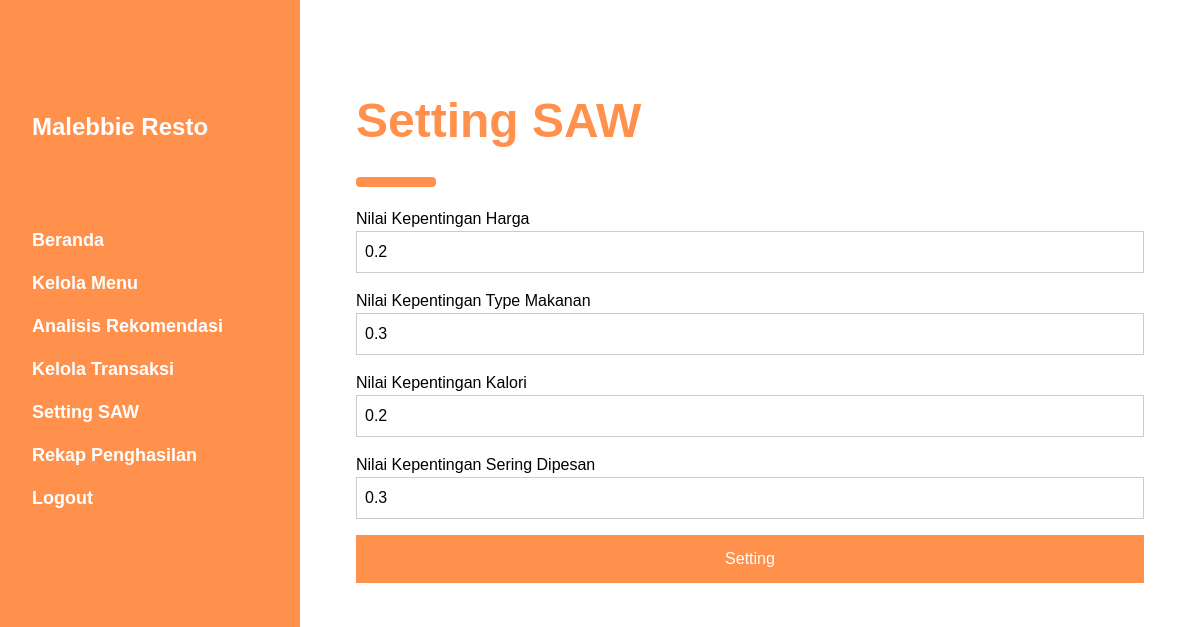
The app's page /admin/view_setting_saw.php (signed in) with its own data.
### tables this page shows
CREATE TABLE IF NOT EXISTS `table_setting_saw` (
  `id` int(11) NOT NULL AUTO_INCREMENT,
  `kepentingan` varchar(50) DEFAULT NULL,
  `nilai_kepentingan` double DEFAULT NULL,
  PRIMARY KEY (`id`)
);

### admin/view_setting_saw.php (the view, shortened to what this page needs)
<?php
  include('template/atas.php');
?>
<?php
  $r1 = mysqli_query($mysqli, "SELECT * FROM table_setting_saw where id = 1");
  $r2 = mysqli_query($mysqli, "SELECT * FROM table_setting_saw where id = 2");
  $r3 = mysqli_query($mysqli, "SELECT * FROM table_setting_saw where id = 3");
  $r4 = mysqli_query($mysqli, "SELECT * FROM table_setting_saw where id = 4");
  $d1 = mysqli_fetch_array($r1);
  $d2 = mysqli_fetch_array($r2);
  $d3 = mysqli_fetch_array($r3);
  $d4 = mysqli_fetch_array($r4);
?>
  <div class="w3-container" id="login" style="margin-top:75px">
    <h1 class="w3-xxxlarge judul-content"><b>Setting SAW</b></h1>
    <hr class="w3-round garis-judul-content">
    <form action="" method="post">
      <div class="w3-section">
        <label>Nilai Kepentingan Harga</label>
        <input class="w3-input w3-border" type="input" name="kepentingan_1" value="<?php echo $d1['nilai_kepentingan']; ?>">
      </div>
      <div class="w3-section">
        <label>Nilai Kepentingan Type Makanan</label>
        <input class="w3-input w3-border" type="input" name="kepentingan_2" value="<?php echo $d2['nilai_kepentingan']; ?>">
      </div>
      <div class="w3-section">
        <label>Nilai Kepentingan Kalori</label>
        <input class="w3-input w3-border" type="input" name="kepentingan_3" value="<?php echo $d3['nilai_kepentingan']; ?>">
      </div>
      <div class="w3-section">
        <label>Nilai Kepentingan Sering Dipesan</label>
        <input class="w3-input w3-border" type="input" name="kepentingan_4" value="<?php echo $d4['nilai_kepentingan']; ?>">
      </div>
      <button type="submit" class="w3-button w3-block w3-padding-large w3-red w3-margin-bottom" name="Update">Setting</button>
    </form>
  </div>
</div>
<br><br><br><br>
<?php
include('template/bawah.php');
?>

### admin/assets/w3.css (style rules this page uses)
*,*:before,*:after { box-sizing:inherit }
html { -ms-text-size-adjust:100%;-webkit-text-size-adjust:100% }
body { margin:0 }
hr { box-sizing:content-box;height:0;overflow:visible }
button,input,select,textarea { font:inherit;margin:0 }
button,input { overflow:visible }
button,select { text-transform:none }
button,html [type=button],[type=reset],[type=submit] { -webkit-appearance:button }
html,body { font-family:Verdana,sans-serif;font-size:15px;line-height:1.5 }
html { overflow-x:hidden }
h1 { font-size:36px }
h1,h2,h3,h4,h5,h6 { font-family:"Segoe UI",Arial,sans-serif;font-weight:400;margin:10px 0 }
hr { border:0;border-top:1px solid #eee;margin:20px 0 }
.w3-btn,.w3-button { border:none;display:inline-block;padding:8px 16px;vertical-align:middle;overflow:hidden;text-decoration:none;color:inherit;background-color:inherit;text-align:center;cursor:pointer;white-space:nowrap }
.w3-btn,.w3-button { -webkit-touch-callout:none;-webkit-user-select:none;-khtml-user-select:none;-moz-user-select:none;-ms-user-select:none;user-select:none }
.w3-input { padding:8px;display:block;border:none;border-bottom:1px solid #ccc;width:100% }
.w3-block { display:block;width:100% }
.w3-container:after,.w3-container:before,.w3-panel:after,.w3-panel:before,.w3-row:after,.w3-row:before,.w3-row-padding:after,.w3-row-padding:before, .w3-cell-row:before,.w3-cell-row:after,.w3-clear:after,.w3-clear:before,.w3-bar:before,.w3-bar:after { content:"";display:table;clear:both }
.w3-round,.w3-round-medium { border-radius:4px }
.w3-container,.w3-panel { padding:0.01em 16px }
.w3-xxxlarge { font-size:48px!important }
.w3-border { border:1px solid #ccc!important }
.w3-section,.w3-code { margin-top:16px!important;margin-bottom:16px!important }
.w3-margin-bottom { margin-bottom:16px!important }
.w3-padding-large { padding:12px 24px!important }
.w3-red,.w3-hover-red:hover { color:#fff!important;background-color:#f39c12!important }

### admin/template/atas.php (style rules this page uses)
body,h1,h2,h3,h4,h5 { font-family: "Poppins", sans-serif }
body { font-size:16px; }
.judul-content { color: #ff914d; }
.garis-judul-content { width:70px;border:5px solid #ff914d; }
.w3-red { background-color: #ff914d!important; }

### records on screen
table_setting_saw: kepentingan_1 "0.2"
table_setting_saw: kepentingan_2 "0.3"
table_setting_saw: kepentingan_3 "0.2"
table_setting_saw: kepentingan_4 "0.3"
